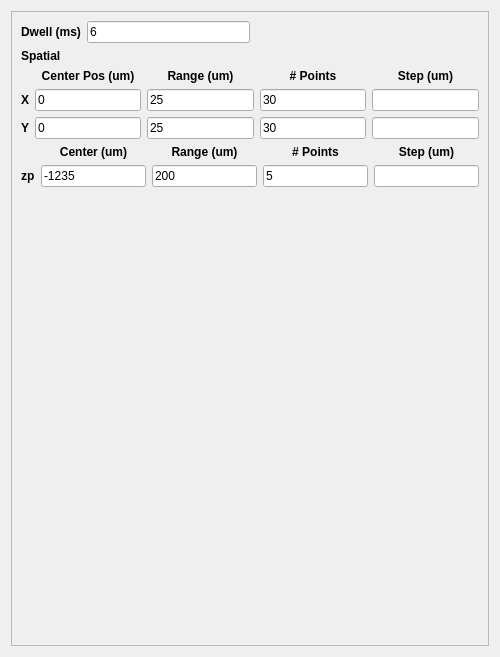
              <widget class="QWidget" name="page_4">
               <property name="geometry">
                <rect>
                 <x>0</x>
                 <y>0</y>
                 <width>500</width>
                 <height>657</height>
                </rect>
               </property>
               <attribute name="label">
                <string>OSA Focus Scan</string>
               </attribute>
               <layout class="QVBoxLayout" name="verticalLayout_4">
                <item>
                 <widget class="QFrame" name="frame_4">
                  <property name="maximumSize">
                   <size>
                    <width>500</width>
                    <height>16777215</height>
                   </size>
                  </property>
                  <property name="frameShape">
                   <enum>QFrame::StyledPanel</enum>
                  </property>
                  <property name="frameShadow">
                   <enum>QFrame::Raised</enum>
                  </property>
                  <layout class="QVBoxLayout" name="imageLbyLLayout_4">
                   <item>
                    <layout class="QHBoxLayout" name="horizontalLayout_28">
                     <item>
                      <layout class="QHBoxLayout" name="horizontalLayout_11">
                       <item>
                        <widget class="QLabel" name="label_22">
                         <property name="font">
                          <font>
                           <weight>75</weight>
                           <bold>true</bold>
                          </font>
                         </property>
                         <property name="text">
                          <string>Dwell (ms)</string>
                         </property>
                         <property name="alignment">
                          <set>Qt::AlignCenter</set>
                         </property>
                        </widget>
                       </item>
                       <item>
                        <widget class="QLineEdit" name="dwellFld_4">
                         <property name="text">
                          <string>6</string>
                         </property>
                        </widget>
                       </item>
                      </layout>
                     </item>
                     <item>
                      <spacer name="horizontalSpacer_8">
                       <property name="orientation">
                        <enum>Qt::Horizontal</enum>
                       </property>
                       <property name="sizeHint" stdset="0">
                        <size>
                         <width>40</width>
                         <height>20</height>
                        </size>
                       </property>
                      </spacer>
                     </item>
                     <item>
                      <layout class="QHBoxLayout" name="horizontalLayout_29"/>
                     </item>
                    </layout>
                   </item>
                   <item>
                    <widget class="QLabel" name="label_55">
                     <property name="font">
                      <font>
                       <weight>75</weight>
                       <bold>true</bold>
                      </font>
                     </property>
                     <property name="text">
                      <string>Spatial</string>
                     </property>
                    </widget>
                   </item>
                   <item>
                    <layout class="QGridLayout" name="gridLayout_8">
                     <item row="0" column="1">
                      <widget class="QLabel" name="label_23">
                       <property name="font">
                        <font>
                         <weight>75</weight>
                         <bold>true</bold>
                        </font>
                       </property>
                       <property name="text">
                        <string>Center Pos (um)</string>
                       </property>
                       <property name="alignment">
                        <set>Qt::AlignCenter</set>
                       </property>
                      </widget>
                     </item>
                     <item row="0" column="2">
                      <widget class="QLabel" name="label_24">
                       <property name="font">
                        <font>
                         <weight>75</weight>
                         <bold>true</bold>
                        </font>
                       </property>
                       <property name="text">
                        <string>Range (um)</string>
                       </property>
                       <property name="alignment">
                        <set>Qt::AlignCenter</set>
                       </property>
                      </widget>
                     </item>
                     <item row="0" column="3">
                      <widget class="QLabel" name="label_25">
                       <property name="font">
                        <font>
                         <weight>75</weight>
                         <bold>true</bold>
                        </font>
                       </property>
                       <property name="text">
                        <string># Points</string>
                       </property>
                       <property name="alignment">
                        <set>Qt::AlignCenter</set>
                       </property>
                      </widget>
                     </item>
                     <item row="0" column="4">
                      <widget class="QLabel" name="label_56">
                       <property name="font">
                        <font>
                         <weight>75</weight>
                         <bold>true</bold>
                        </font>
                       </property>
                       <property name="text">
                        <string>Step (um)</string>
                       </property>
                       <property name="alignment">
                        <set>Qt::AlignCenter</set>
                       </property>
                      </widget>
                     </item>
                     <item row="1" column="0">
                      <widget class="QLabel" name="label_57">
                       <property name="font">
                        <font>
                         <weight>75</weight>
                         <bold>true</bold>
                        </font>
                       </property>
                       <property name="text">
                        <string>X</string>
                       </property>
                      </widget>
                     </item>
                     <item row="1" column="1">
                      <widget class="QLineEdit" name="centerXFld_4">
                       <property name="text">
                        <string>0</string>
                       </property>
                      </widget>
                     </item>
                     <item row="1" column="3">
                      <widget class="QLineEdit" name="npointsXFld_4">
                       <property name="text">
                        <string>30</string>
                       </property>
                      </widget>
                     </item>
                     <item row="1" column="4">
                      <widget class="QLineEdit" name="stepXFld_4"/>
                     </item>
                     <item row="2" column="0">
                      <widget class="QLabel" name="label_58">
                       <property name="font">
                        <font>
                         <weight>75</weight>
                         <bold>true</bold>
                        </font>
                       </property>
                       <property name="text">
                        <string>Y</string>
                       </property>
                      </widget>
                     </item>
                     <item row="2" column="3">
                      <widget class="QLineEdit" name="npointsYFld_4">
                       <property name="text">
                        <string>30</string>
                       </property>
                      </widget>
                     </item>
                     <item row="2" column="4">
                      <widget class="QLineEdit" name="stepYFld_4"/>
                     </item>
                     <item row="1" column="2">
                      <widget class="QLineEdit" name="rangeXFld_4">
                       <property name="text">
                        <string>25</string>
                       </property>
                      </widget>
                     </item>
                     <item row="2" column="1">
                      <widget class="QLineEdit" name="centerYFld_4">
                       <property name="text">
                        <string>0</string>
                       </property>
                      </widget>
                     </item>
                     <item row="2" column="2">
                      <widget class="QLineEdit" name="rangeYFld_4">
                       <property name="text">
                        <string>25</string>
                       </property>
                      </widget>
                     </item>
                    </layout>
                   </item>
                   <item>
                    <layout class="QGridLayout" name="gridLayout_7">
                     <item row="0" column="1">
                      <widget class="QLabel" name="label_50">
                       <property name="font">
                        <font>
                         <weight>75</weight>
                         <bold>true</bold>
                        </font>
                       </property>
                       <property name="text">
                        <string>Center (um)</string>
                       </property>
                       <property name="alignment">
                        <set>Qt::AlignCenter</set>
                       </property>
                      </widget>
                     </item>
                     <item row="0" column="2">
                      <widget class="QLabel" name="label_51">
                       <property name="font">
                        <font>
                         <weight>75</weight>
                         <bold>true</bold>
                        </font>
                       </property>
                       <property name="text">
                        <string>Range (um)</string>
                       </property>
                       <property name="alignment">
                        <set>Qt::AlignCenter</set>
                       </property>
                      </widget>
                     </item>
                     <item row="0" column="3">
                      <widget class="QLabel" name="label_52">
                       <property name="font">
                        <font>
                         <weight>75</weight>
                         <bold>true</bold>
                        </font>
                       </property>
                       <property name="text">
                        <string># Points</string>
                       </property>
                       <property name="alignment">
                        <set>Qt::AlignCenter</set>
                       </property>
                      </widget>
                     </item>
                     <item row="0" column="4">
                      <widget class="QLabel" name="label_53">
                       <property name="font">
                        <font>
                         <weight>75</weight>
                         <bold>true</bold>
                        </font>
                       </property>
                       <property name="text">
                        <string>Step (um)</string>
                       </property>
                       <property name="alignment">
                        <set>Qt::AlignCenter</set>
                       </property>
                      </widget>
                     </item>
                     <item row="1" column="0">
                      <widget class="QLabel" name="label_54">
                       <property name="font">
                        <font>
                         <weight>75</weight>
                         <bold>true</bold>
                        </font>
                       </property>
                       <property name="text">
                        <string>zp</string>
                       </property>
                      </widget>
                     </item>
                     <item row="1" column="1">
                      <widget class="QLineEdit" name="centerZPFld_4">
                       <property name="text">
                        <string>-1235</string>
                       </property>
                      </widget>
                     </item>
                     <item row="1" column="4">
                      <widget class="QLineEdit" name="stepZPFld_4"/>
                     </item>
                     <item row="1" column="2">
                      <widget class="QLineEdit" name="rangeZPFld_4">
                       <property name="text">
                        <string>200</string>
                       </property>
                      </widget>
                     </item>
                     <item row="1" column="3">
                      <widget class="QLineEdit" name="npointsZPFld_4">
                       <property name="text">
                        <string>5</string>
                       </property>
                      </widget>
                     </item>
                    </layout>
                   </item>
                   <item>
                    <spacer name="verticalSpacer_4">
                     <property name="orientation">
                      <enum>Qt::Vertical</enum>
                     </property>
                     <property name="sizeHint" stdset="0">
                      <size>
                       <width>20</width>
                       <height>40</height>
                      </size>
                     </property>
                    </spacer>
                   </item>
                  </layout>
                 </widget>
                </item>
               </layout>
              </widget>
